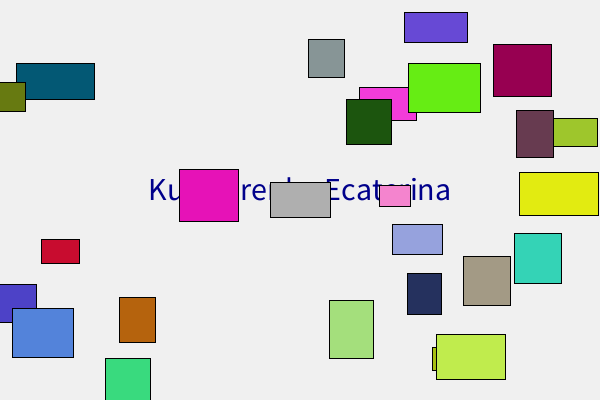
Frame 1 (no input)
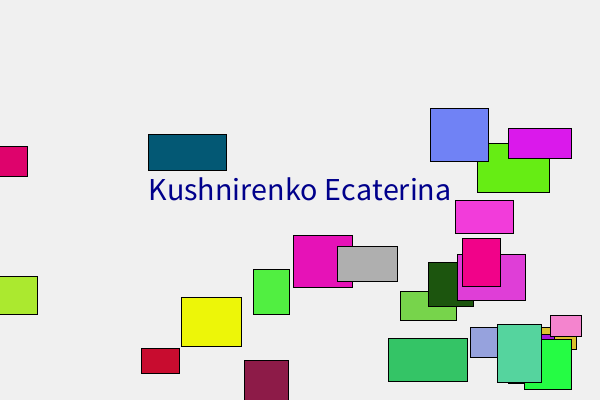
Frame 60 (the mouse pressed at the canvas centre just before this capture)
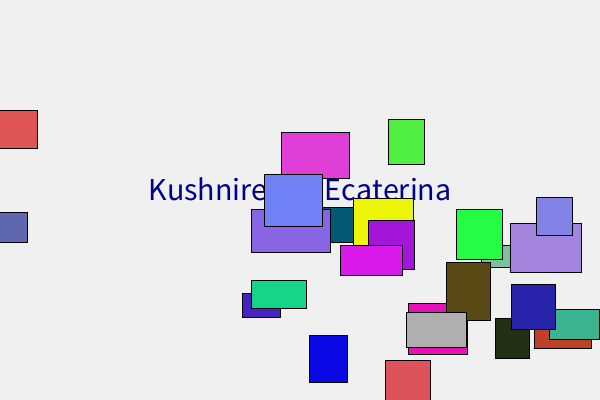
Frame 120 (the mouse held since frame 60 and released just before this capture)

The Processing sketch that drew these frames (run headless with seeded random() and noise(); from frame 60 on, the mouse is pressed at the canvas centre):

// Processing sketch: gc_moving_rectangles
// ── gc_moving_rectangles.pde
// Array of rectangles
MyRectangle[] rects = new MyRectangle[25];
MyRectangle r; // single rectangle example

void setup() {
  size(600, 400);

  // create 25 rectangles with random positions and colors
  for (int i = 0; i < rects.length; i++) {
    rects[i] = new MyRectangle(
      random(width), 
      random(height), 
      color(random(255), random(255), random(255))
    );
  }

  // one rectangle with default constructor
  r = new MyRectangle();
}

void draw() {
  background(240);

  // draw background text
  fill(0, 0, 139); // dark blue color
  textAlign(CENTER);
  textSize(32);
  text("Kushnirenko Ecaterina", width / 2, height / 2);

  // draw the rectangles
  for (int i = 0; i < rects.length; i++) {
    rects[i].display();
    rects[i].logic();
  }

  // draw the single one too
  r.display();
  r.logic();
}

// ---- Rectangle class ----
class MyRectangle {
  color c;
  float xpos;
  float ypos;
  float xspeed;
  float yspeed;
  float w;
  float h;

  // Default constructor
  MyRectangle() {
    xpos = width / 2;
    ypos = height / 2;
    c = color(175);
    xspeed = random(1, 3);
    yspeed = random(1, 3);
    w = 60;
    h = 35;
  }

  // Constructor with parameters
  MyRectangle(float x, float y, color col) {
    xpos = x;
    ypos = y;
    c = col;
    xspeed = random(1, 3);
    yspeed = random(1, 3);
    w = random(30, 80);
    h = random(20, 60);
  }

  void display() {
    rectMode(CENTER);
    stroke(0);
    fill(c);
    rect(xpos, ypos, w, h);
  }

  void logic() {
    xpos += xspeed;
    ypos += yspeed;

    // bounce and color change
    if (xpos > width - w/2 || xpos < w/2) {
      xspeed *= -1;
      c = color(random(255), random(255), random(255));
    }
    if (ypos > height - h/2 || ypos < h/2) {
      yspeed *= -1;
      c = color(random(255), random(255), random(255));
    }
  }
}
